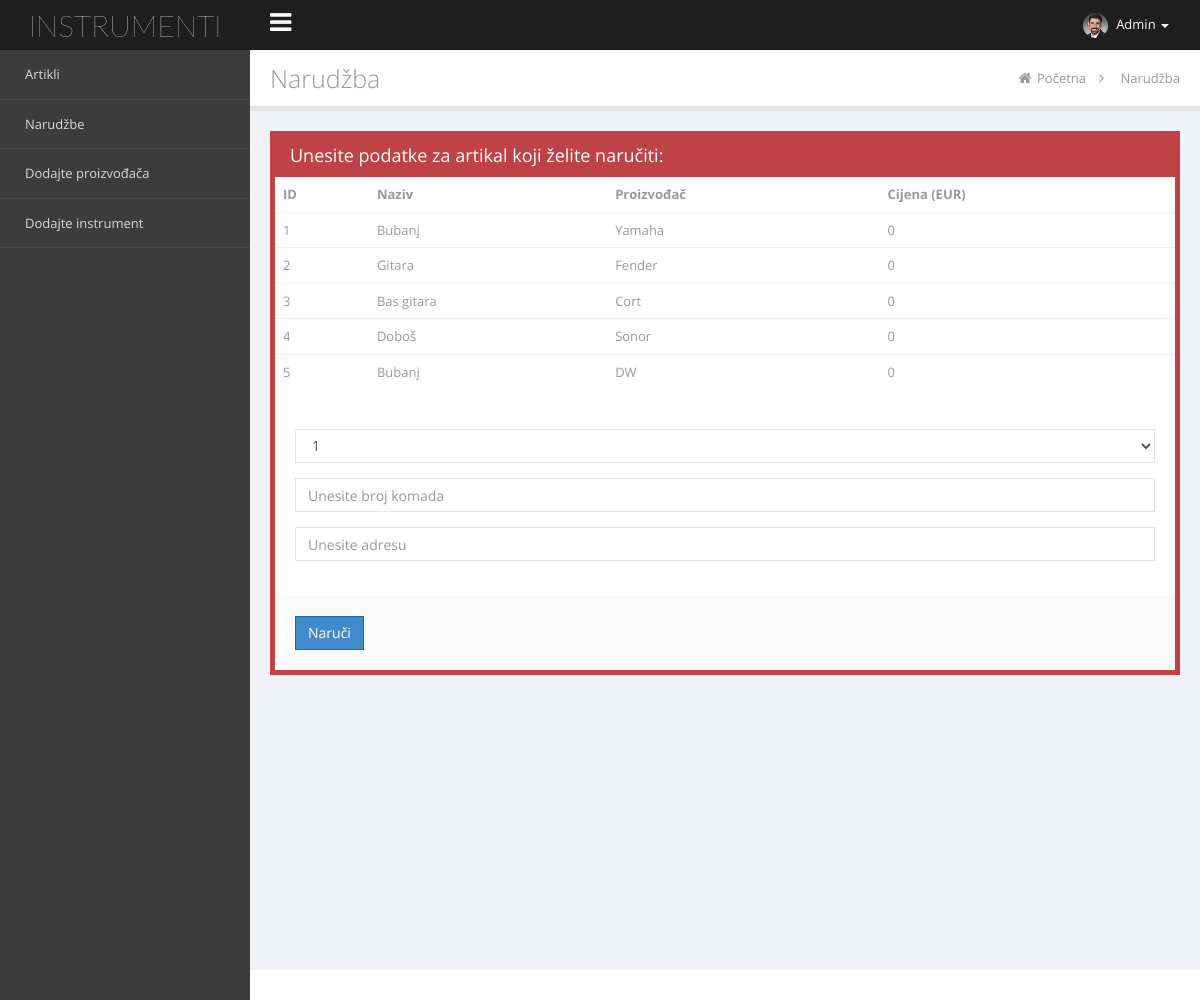
/narudzba.php (signed in), run on the app's committed database.
### tables this page shows
CREATE TABLE IF NOT EXISTS `instrumenti` (
  `inst_id` int(11) NOT NULL AUTO_INCREMENT,
  `naziv` varchar(45) NOT NULL,
  `proizvodjac` varchar(45) NOT NULL,
  `cijena` int(11) NOT NULL,
  PRIMARY KEY (`inst_id`)
);

### narudzba.php (the view, shortened to what this page needs)
<?php
	include "header.php";
?>
                <div id="title-breadcrumb-option-demo" class="page-title-breadcrumb">
                    <div class="page-header pull-left">
                        <div class="page-title">
                            Narudžba</div>
                    </div>
                    <ol class="breadcrumb page-breadcrumb pull-right">
                        <li><i class="fa fa-home"></i>&nbsp;<a href="pocetna.php">Početna</a>&nbsp;&nbsp;<i class="fa fa-angle-right"></i>&nbsp;&nbsp;</li>
                        <li class="active">Narudžba</li>
                    </ol>
                    <div class="clearfix">
                    </div>
                </div>
                <div class="page-content">
                    <div id="tab-general">
                        <div class="row">
                          <div class="col-md-12">
                            <div class="panel panel-red">
								<div class="panel-heading">Unesite podatke za artikal koji želite naručiti:</div>
                              	<div class="panel-body pan">
<table class="table">
    <thead>
       <tr>
            <th>ID</th>
            <th>Naziv</th>
            <th>Proizvođač</th>
	    <th>Cijena (EUR)</th>
       </tr>
    </thead>
    <?php
        $sql1="select * from instrumenti";
        $query1=mysql_query($sql1);
        if(mysql_num_rows($query1) > 0){
        while($row = mysql_fetch_array($query1)):
    ?>
        <tr>
            <td><?php echo $row['inst_id'] ?></td>
            <td><?php echo $row['naziv'] ?></td>
            <td><?php echo $row['proizvodjac'] ?></td>
	    <td><?php echo $row['cijena'] ?></td>
        </tr>
    <?php
            endwhile;
        }
    ?>
</table>
		<form method="POST">
			<div class="form-body pal">
				<div class="form-group"><select class="form-control" name="artikal" ></li>
						<?php
							$sql2="select * from instrumenti";
							$query2=mysql_query($sql2);
							while($row=mysql_fetch_array($query2)){
						?>
									<option value="<?php echo $row["inst_id"]?>"><?php echo $row["inst_id"]?></option>
						<?php
							}
						?>
					</select></div>
				<div class="form-group"><input class="form-control" type="text" name="br_komada" placeholder="Unesite broj komada"/></div>
				<div class="form-group"><input class="form-control" type="text" name="adresa" placeholder="Unesite adresu"/></div>
			</div>
			<div class="form-actions pal">
				<input class="btn btn-primary" type="submit" name="btn" value="Naruči"/>
			</div>
		</form>
                                </div>
                            </div>
                          </div>
                        </div>
                    </div>
                </div>
<?php
	include "footer.php";
?>

### data on the page
instrumenti: inst_id "1", naziv "Bubanj", proizvodjac "Yamaha", cijena "0"
instrumenti: inst_id "2", naziv "Gitara", proizvodjac "Fender", cijena "0"
instrumenti: inst_id "3", naziv "Bas gitara", proizvodjac "Cort", cijena "0"
instrumenti: inst_id "4", naziv "Doboš", proizvodjac "Sonor", cijena "0"
instrumenti: inst_id "5", naziv "Bubanj", proizvodjac "DW", cijena "0"

### other printed values
$_SESSION['korisnik'] "Admin"
form field artikal "1"
